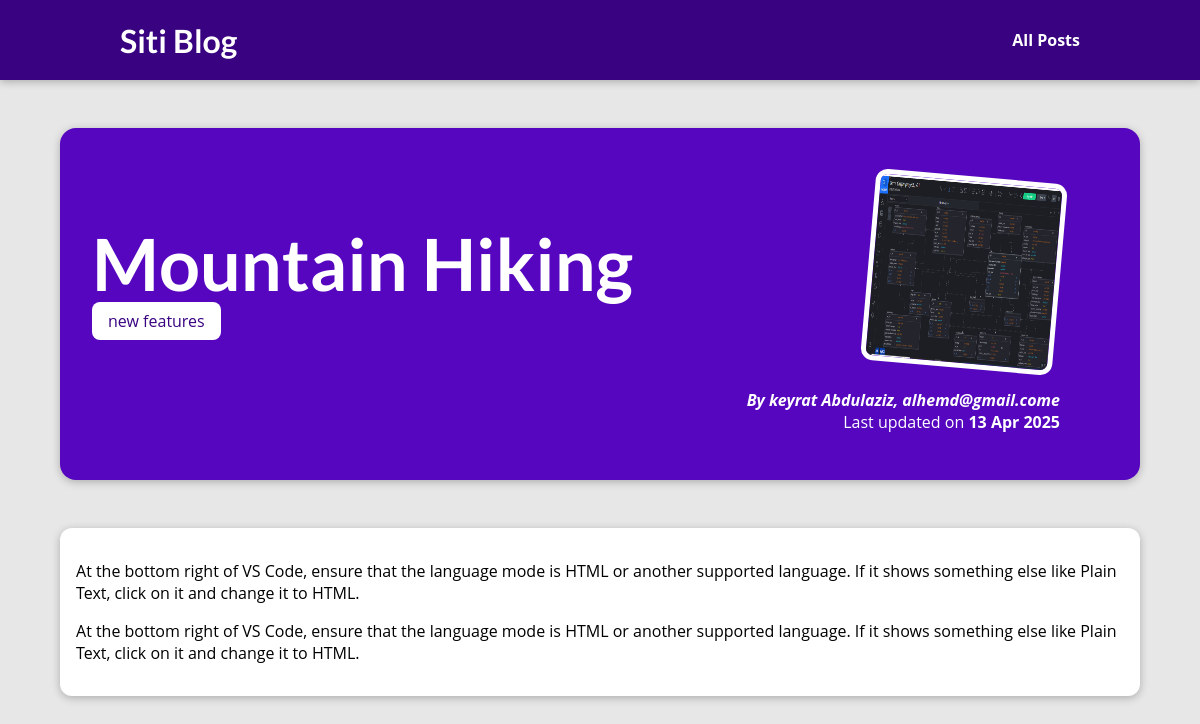
The page /posts/mountain-hiking on the database as committed earlier.
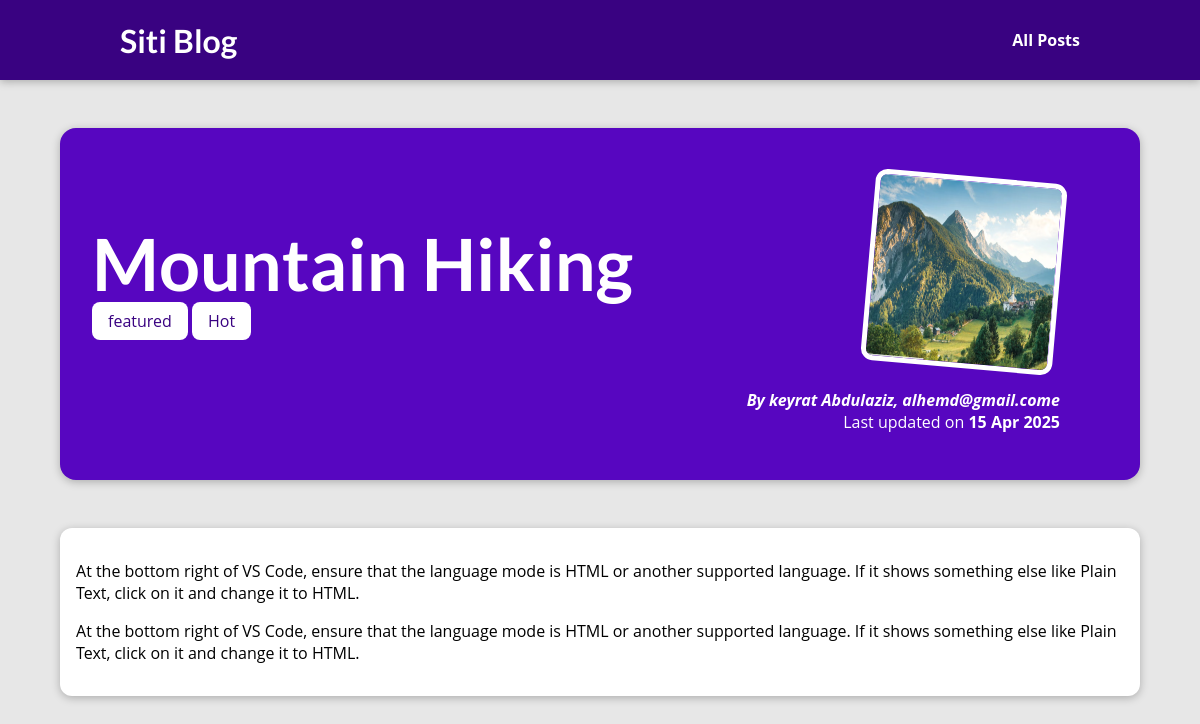
The same page on the database as committed later.
### blog/models.py (models this page shows, shortened)
class Post(models.Model):
    title = models.CharField(max_length=250)
    excerpt = models.CharField(max_length=300)
    image_name = models.CharField(max_length=100)
    date = models.DateField(auto_now=True)
    slug = models.SlugField(unique=True, db_index=True)
    content = models.TextField(validators=[MinLengthValidator(10)])
    author = models.ForeignKey(Author, on_delete=models.SET_NULL, null=True, related_name="posts")
    tag = models.ManyToManyField(Tag)

class Tag(models.Model):
    caption = models.CharField(max_length=30)

class Author(models.Model):
    first_name = models.CharField(max_length=200)
    last_name = models.CharField(max_length=200)
    email = models.EmailField()
    def __str__(self):
        return f"{self.first_name} {self.last_name}, {self.email}"

### blog/views.py (the view)
def posts_detail(request, slug1):
    identified_post = get_object_or_404(Post, slug=slug1)
    return render(request, "blog/post-detail.html",
                  {"post": identified_post,
                   "tags": identified_post.tag.all()  # Get all tags related to the post
                   })

### blog/templates/blog/post-detail.html (shortened to what this page needs)
{% extends "base.html" %}
{% load static %}
{% block css_file %}
    <link rel="stylesheet" href="{% static "blog/post-detail.css" %}" />
{% endblock%}
{% block content%}
    <section id="summary">
        <h2>{{ post.title }}</h2>
        <div>
            {% for atag in tags %}
                <span class="tag">{{ atag.caption }}</span>
            {% endfor %}
        </div>
        <article>
            <img src="{% static "blog/images/"|add:post.image_name %}" alt="{{ post.title }}"/>
            <address>By <a href="mailto:{{post.author.email}}">{{ post.author }}</a></address>
            <div>
                Last updated on <time>{{ post.date|date:"d M Y" }}</time>
            </div>
        </article>
    </section>
    <main>
        {{ post.content|linebreaks }}
    </main>
{% endblock %}

### templates/base.html (shortened to what this page needs)
{% load static %}
<!DOCTYPE html>
<html lang="en">
<head>
    <link rel="stylesheet" href="{% static "app.css" %}">
    {% block css_file %}{% endblock %}
</head>
<body>
    <header id="main-navigation">
        <h1><a href="{% url "starting" %}">Siti Blog</a></h1>
        <nav>
            <a href="{% url "posts" %}"> All Posts</a>
        </nav>
    </header>
    {% block content %}
    {% endblock %}
</body>
</html>

### static/app.css (style rules this page uses)
* { box-sizing: border-box; }
html { font-family: 'Open Sans', 'Lato', sans-serif; }
body { margin: 0; }
h1, h2, h3 { font-family: 'Lato', sans-serif; font-weight: bold; }
#main-navigation { width: 100%; height: 5rem; display: flex; justify-content: space-between; align-items: center; padding: 0 10%; position: absolute; top: 0; left: 0; }
#main-navigation a { text-decoration: none; color: white; font-weight: bold; }

### blog/static/blog/post-detail.css (style rules this page uses)
body { background-color: #e7e7e7; }
#main-navigation { background-color: #390281; box-shadow: 0 2px 8px rgba(0, 0, 0, 0.25); }
#summary { margin: 8rem auto 3rem auto; padding: 2rem; width: 90%; max-width: 90rem; border-radius: 16px; background-color: #5706c0; position: relative; box-shadow: 0 2px 8px rgba(0, 0, 0, 0.25); height: 22rem; }
#summary h2 { font-size: 4.5rem; color: white; margin-bottom: 0.25rem; }
#summary article { position: absolute; top: 2rem; right: 3rem; padding: 1rem 2rem; border-radius: 12px; text-align: right; color: white; }
#summary article img { width: 12rem; height: 12rem; border-radius: 12px; transform: rotateZ(5deg); border: 5px solid white; margin-bottom: 1rem; }
#summary address { font-weight: bold; }
#summary a { color: white; text-decoration: none; }
#summary time { font-weight: bold; }
main { width: 90%; max-width: 90rem; margin: 3rem auto; background-color: white; padding: 1rem; border-radius: 12px; box-shadow: 0 2px 8px rgba(0, 0, 0, 0.25); }
.tag { background-color: white; color: #390281; padding: 0.5rem 1rem; border-radius: 8px; }

Rows that differ between the two databases and show on the page:
changed Post "Mountain Hiking": image_name: a different picture; date "13 Apr 2025" → "15 Apr 2025"
changed Tag: caption "new features" → "featured"
now on this page (row unchanged): Tag: caption "Hot"
